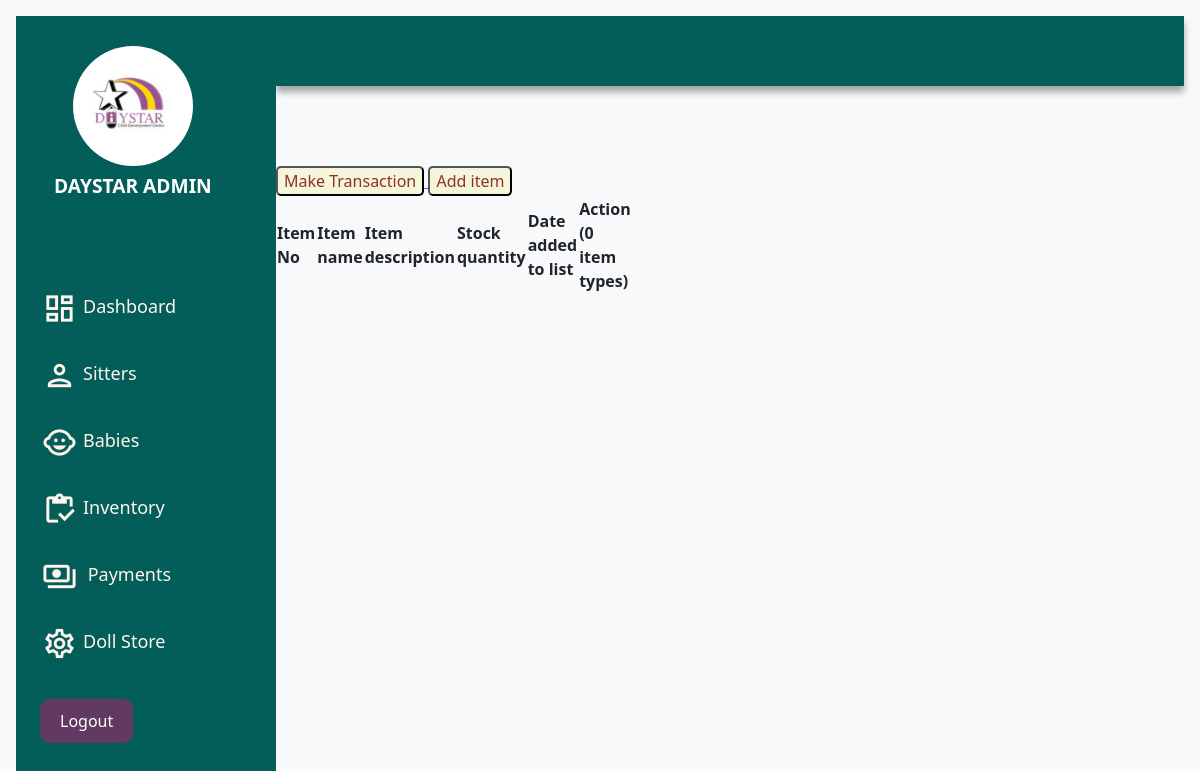
The app's page /doll_list/ (signed in), older data.
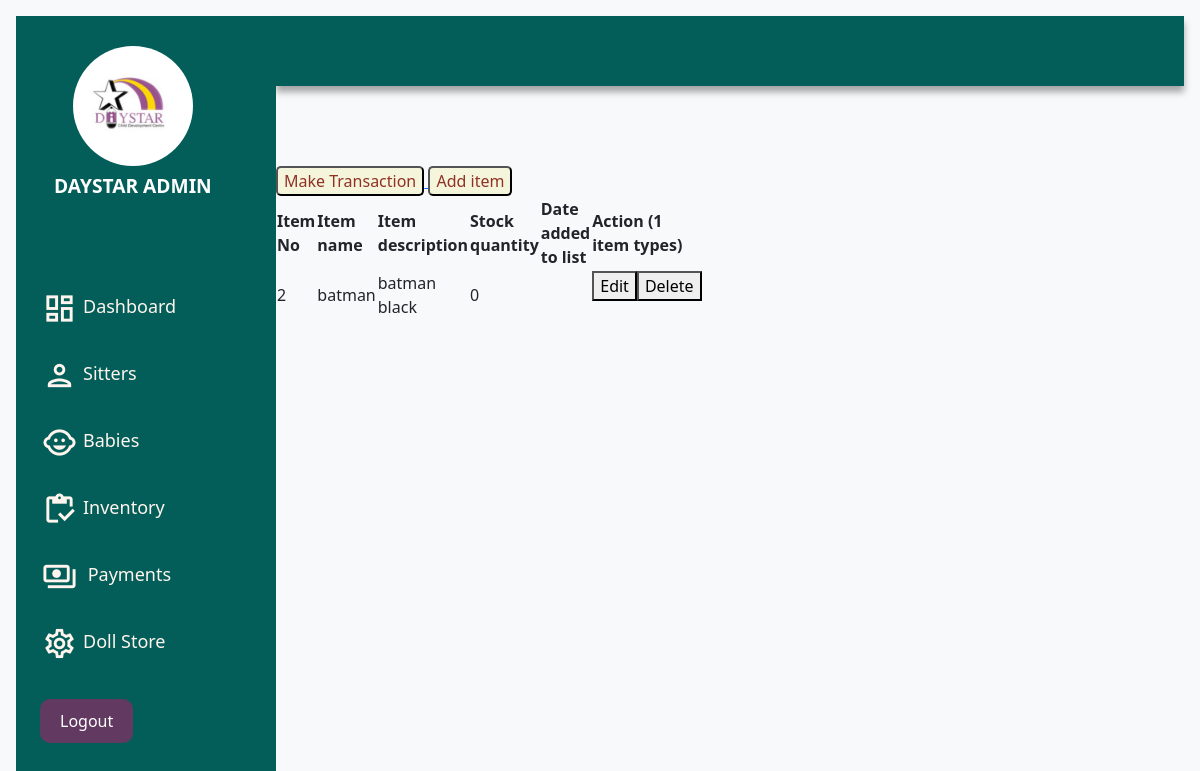
The same page, newer data.
### application/models.py (models this page shows, shortened)
class Doll_item(models.Model):
    item_name = models.CharField(max_length=100)
    item_description = models.CharField(max_length=100)
    item_quantity = models.IntegerField(default=0)
    date_added = models.DateField(default=timezone.now)

### application/views.py (the view)
# urls.py: path('doll_list/', views.doll_list , name='doll_list'),
@login_required
def doll_list(request):
    items = Doll_item.objects.all()
    count_items=len(items)
    context={'items': items, 'count': count_items}
    return render(request, 'application/doll_list.html', context)

### application/templates/application/doll_list.html
{% extends "application/base.html" %}
{% block content %}
    <div style="margin-top: 80px; padding-bottom: 100px;">
        <table class="babylist_table">
            <thead>
                <tr>
                    <a href="{% url 'transaction_list' %}">
                        <button style="background-color: beige; border-radius:5px; color:#83190de3"> Make Transaction</button>
                    </a>
                    <a href="{% url 'doll_add' %}">
                        <button style="background-color: beige; border-radius:5px; color:#83190de3">Add item</button>
                    </a>
                    <th>Item No</th>
                    <th>Item name</th>
                    <th>Item description</th>
                    <th>Stock quantity</th>
                    <th>Date added to list</th>
                    <th class="tableaction">Action ({{ count }} item types)</th>
                </tr>
            </thead>
            <tbody>
                {% for each in items %}
                <tr>
                    <td>{{ each.id }}</td>
                    <td>{{ each.item_name }} </td>
                    <td>{{ each.item_description }}</td>
                    <td>{{ each.item_quantity }}</td>
                    <td>{{ each.dateadded }}</td>
                    <td class="action-buttons" style="display: flex;" >
                        <button class="edit" onclick="location.href='/doll_edit/{{ each.id }}'">Edit</button>
                        <button class="delete" onclick="location.href='/doll_delete/{{ each.id }}'">Delete</button>
                    </td>
                </tr>
                {% endfor %}
            </tbody>
        </table>
    </div>
{% endblock %}

### application/templates/application/base.html (shortened to what this page needs)
{% load static %}
<!DOCTYPE html>
<html lang="en">
<head>
    <link rel="stylesheet" href="{% static 'css/styles.css' %}">
    <link rel="stylesheet" href="	https://cdn.jsdelivr.net/npm/bootstrap@5.2.3/dist/css/bootstrap.min.css">
</head>
<body>
    <div class="grid-container text-dark bg-light p-3">
        <header class="header" id="head">
        </header>
        <aside id="sidebar">
            <div class="sidebar-title">
                <div class="sidebar-brand">
                    <img class="rounded-circle d-grid m-auto" src="{% static 'images/daystarlogo.jpg' %}" width="120" alt="">
                    <h3 class="text-white p-2">DAYSTAR ADMIN</h3>
                </div>
            </div>
            <ul class="sidebar-list">
                <a href="/index">
                    <li class="sidebar-list-item">
                        <span class="material-icons-outlined">
                            </span>Dashboard
                    </li>
                </a>
                <a href="/sitter">
                    <li class="sidebar-list-item">
                        <span class="material-icons-outlined">
                            </span>Sitters
                    </li>
                </a>
                <a href="/baby">
                    <li class="sidebar-list-item">
                        <span class="material-icons-outlined">
                            </span>Babies
                    </li>
                </a>
                <a href="/inventory">
                    <li class="sidebar-list-item">
                        <span class="material-icons-outlined">
                            </span>Inventory
                    </li>
                </a>
                <a href="/payments">
                    <li class="sidebar-list-item">
                        <span class="material-icons-outlined">
                            payments</span> Payments
                    </li>
                </a>
                <a href="/doll_list">
                    <li class="sidebar-list-item">
                        <span class="material-icons-outlined">
                            </span>Doll Store
                    </li>
                </a>
                <button type="submit" class="button  m-4"><a class="text-decoration-none text-white" href="{% url 'logout' %}">Logout</a></button>
            </ul>
        </aside>
        {% block content %}
        {% endblock  %}
    </div>
</body>
</html>

### application/static/css/styles.css (style rules this page uses)
body { margin: 0; padding: 0; background-color:#8FBFE0; color: rgb(43, 42, 42); font-family: "montserrat", sans-serif; }
span { padding: 6px; }
.material-icons-outlined { vertical-align: middle; line-height: 1px; font-size: 35px; }
.grid-container { display: grid; grid-template-columns: 260px 1fr 1fr 1fr; grid-template-rows: 0.2fr 3fr; grid-template-areas: "sidebar header header header" "sidebar main main main"; height: 100vh; }
.header { grid-area: header; height: 70px; display: flex; align-items: center; justify-content: space-between; padding: 0 30px 0 30px; box-shadow: 0 6px 7px rgba(0, 0, 0, 0.35); background-color: rgb(3, 94, 89); }
#sidebar { grid-area: sidebar; height: 100%; background-color: rgb(3, 94, 89); }
.sidebar-title { display: flex; justify-content: space-between; align-items: center; padding: 30px 30px 30px 30px; margin-bottom: 30px; }
.sidebar-brand h3 { text-transform: uppercase; font-weight: bold; font-size: 1.2rem; }
.sidebar-list { padding: 0; margin-top: 15px; list-style-type: none; }
.sidebar-list a { text-decoration: none; }
.sidebar-list-item { padding: 20px 20px 20px 20px; font-size: 18px; text-decoration: none ; color: seashell; }
.button { background-color: #643960fa; color: white; padding: 10px 20px; border: none; cursor: pointer; border-radius: 10px; text-decoration: none; justify-content: space-around; }

Row changes from the older to the newer data that the page shows:
added Doll_item: id "2", item_name "batman", item_description "batman black", item_quantity "0"
Text that changed along with them:
{{ count }}: "0" → "1"
